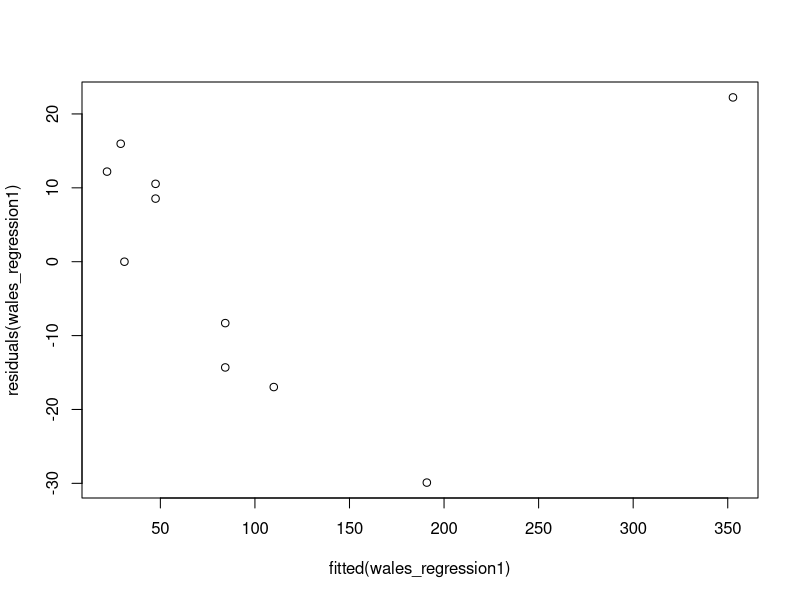
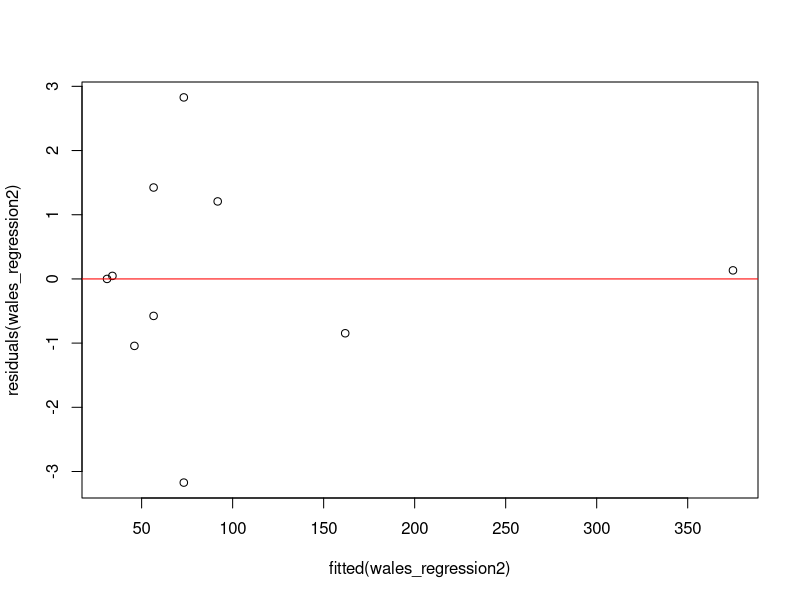

The R source for these figures, in order:

# This script is available online at: 
#   https://github.com/DardenDSC/solutions-in-regression/blob/master/script.R

# If you want to run the code below, then use the cursor to highlight the lines 
# you would like to run and then press CRTL+ENTER (CMD+ENTER if using a Mac).


# How to install a package (only need to install packages once) -------------

# Run `install.packages("PACKAGE_NAME_HERE")` to install an R package
# You should only run this command the first time you want to install a package.
# A package is a collection of R functions that make it easier to write your own code. 

# For example, the readxl package is a set of functions that make it 
# easier to read and write data stored in Excel files. You could write your own code 
# to do this, but why do that if someone else has already done that!
install.packages('readxl')


# How to load a package (need to load each new R session) -------------------

# Run `library(PACKAGE_NAME)` to load a package. You must load the package every 
# time that you open up R (start a new session) so that the functions become available
# for use to use during the session. 
library(readxl)


# Reading in data -----------------------------------------------------------

# Read the Excel file called "Problems in Regression QA-0416 data.xls" from our project folder
# The file contains multiple sheets (one for each problem), so we should specify which 
# sheet and cells to read into R. 

# The command "read_excel()" will read cells A3:B18 on the first worksheet and assign 
# it to an object called "prob1_data".
prob1_data <- read_excel("Problems in Regression QA-0416 data.xls", 
                         sheet = 1, 
                         range = "A3:B18")
# The " <- " operator means take the result from the right-hand side and put it into a 
# variable by the name of what is on the left-hand side of the operator.

# You don't always have to assign data to a variable. If you don't include the 
# assignment operator, the result will just print it in the Console window.
prob1_data


# Figuring out the rows and columns of a dataset ----------------------------

# R is typically used to store data in a "tabular" format. In other words, a format 
# that keeps the data in a rectangle shape of rows and columns. There are functions 
# in R specifically designed to measure the data.
# For example, "nrow(OBJECT_NAME_HERE))" will tell you the number of rows in your data
nrow(prob1_data)
# "ncol(OBJECT_NAME_HERE))" will tell you the number of columns
ncol(prob1_data)
# "dim(OBJECT_NAME_HERE)" will tell you the dimensions (rows and columns!)
dim(prob1_data)

# The "View()" function lets you view your data like you would in a spreadsheet.
View(prob1_data)

 
# Problem 1 -----------------------------------------------------------------

# We believe that there is a relationship between MSF and HOURS. The `lm()` function 
# stands for "linear model". This will create a regression for us based on the data 
# stored in our variable called "prob1_data". 
trenton_regression <- lm(HOURS ~ MSF, data=prob1_data)

# Now that we've created the regression, we can view it using `summary()`. 
summary(trenton_regression)

# The `summary()` function is cool because it allows us to get components of the 
# regression, like the standard error and keep it in a new variable like this: 
regression_standard_error <- summary(trenton_regression)$sigma
regression_standard_error

# If you create a regression, then you can make predictions using it. All you need 
# to do is create a dataset and pass it to the `predict()` function along with your model. 
# Here is an example where we create a dataset with the numbers given in the problem to 
# calculate the predicted number of hours using the regression.
preds <- predict(trenton_regression, newdata = data.frame(MSF=c(157.3, 64.7)))
preds

# Now that we know the predicted time, then we can use a normal probability distribution 
# to figure out the probability of the time being above or below a certain threshold, 
# like 8 hours. The `pnorm()` function calculates that probability for us. It works 
# just like the `NORMDIST()` function in Excel.
pnorm(8, mean=preds, sd=regression_standard_error)


# Getting help -------------------------------------------------------------

# Wait! How did we know that the `pnorm()` function even existed?. You can Google 
# them how to do these things and see examples of other people's code which is a 
# good step, but if you need a quick reminder on the definition of a function and 
# you already know the name, then you can find the documentation for it by typing 
# a question mark before the function name and running that in the console like this: 
?pnorm


# Problem 2 -----------------------------------------------------------------

# Problem 2 wants us to calculate the weight of a pile using its diameters on 
# top and bottom along with the height. You can create a regression just like this: 
prob2_data <- read_excel("Problems in Regression QA-0416 data.xls", 
                         sheet = "Prob 2",
                         range = "A3:D13")
wales_regression1 <- lm(W ~ D + h + d, data=prob2_data)

# You may remember that regressions need to meet some basic assumptions like 
# linearity and constant-variance, normally distributed residuals. You can create 
# basic plot by using the `plot()` function and saying which datapoints should 
# go on the X and Y-axes.
plot(x=fitted(wales_regression1), y=residuals(wales_regression1))

# You'll notice in the plot that the residuals do not really have constant-variance. 
# We can easily put a square term in the regression by using the `poly()` function 
# and specifying it as the 2nd order (square term). 
wales_regression2 <- lm(W ~ poly(D, 2) + h + poly(d, 2), data=prob2_data)

# Now look at the residuals with a horizontal line at zero to help gauge it
plot(x=fitted(wales_regression2), y=residuals(wales_regression2))
abline(h=0, col="red")


# Problem 4 -----------------------------------------------------------------

# Problem 4 wants us create a regression for expenditure based on income and family 
# size. This is easy, just specify the regression like we have been doing and use 
# the `summary()` function to examine the coefficients of the regression.
prob4_data <- read_excel("Problems in Regression QA-0416 data.xls", 
                         sheet = "Prob 4", 
                         range = "A3:C13")
consumer_regression <- lm(C ~ I + F, data=prob4_data)
summary(consumer_regression)


# Problem 5 -----------------------------------------------------------------

# Problem 5 wants us create a regression for participation based on the left and 
# right-hand side of the classroom. The data comes in format that is a little wierd 
# and not conducive to running a regression. We are trying to model participation 
# and regressions need all the participation data in one column and the explanatory 
# variables (which side of the room in this case) to be in another column. Here 
# we will read in the data and then create that dataset. 

prob5_data <- read_excel("Problems in Regression QA-0416 data.xls", 
                         sheet = "Prob 5", 
                         range = "A3:B13")

prob5_data_reformatted <- data.frame(y = c(prob5_data$`Left Side`, 
                                           prob5_data$`Right Side`), 
                                     x = rep(c(0,1), each = nrow(prob5_data)))
View(prob5_data_reformatted)

participation_regression <- lm(y~x, data=prob5_data_reformatted)
summary(participation_regression)


# read R For Data Science ------------------------------------------------------

# The most prolific R programmer, Hadley Wickham, has released a book for free 
# that describes for beginners how to approach data science using R. The book 
# is easy to use and reference. I highly recommend you read it if you intend on 
# learning more on how to code in R. The link is: http://r4ds.had.co.nz
